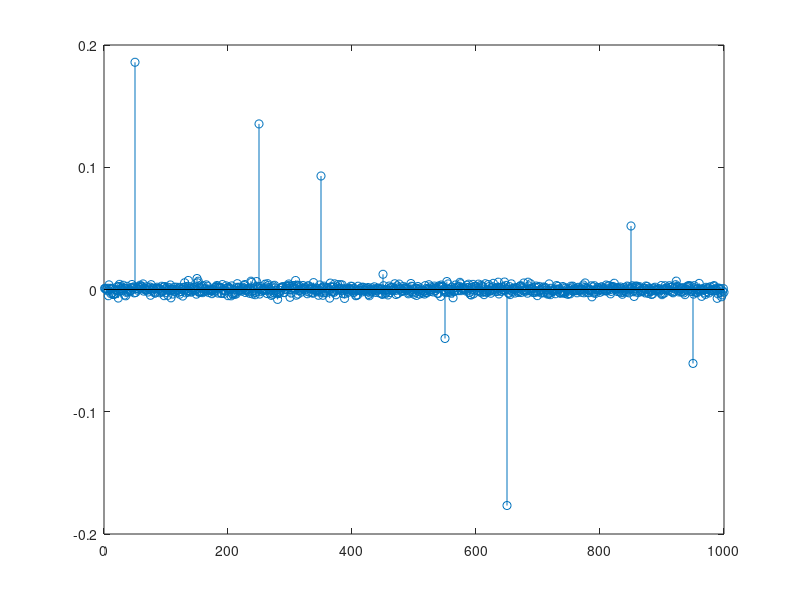
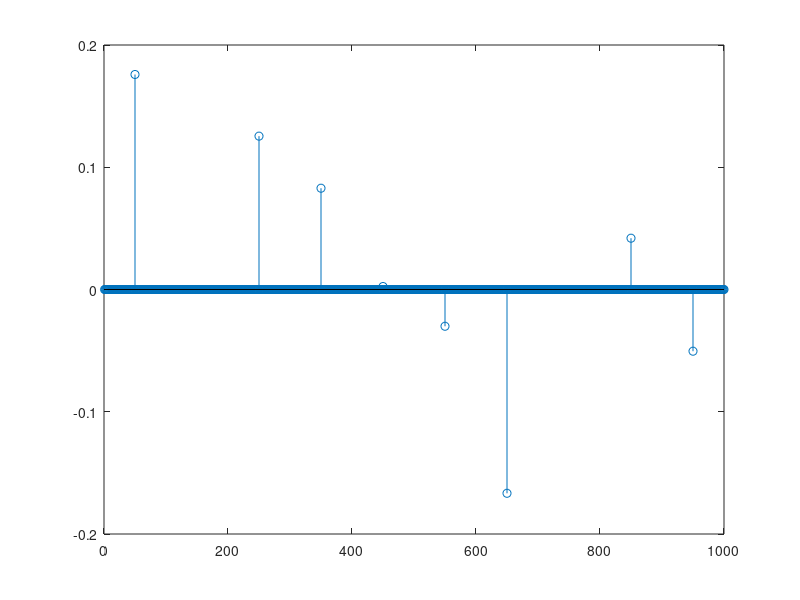

These figures' MATLAB source, in order:
clc;
clear;

sample = zeros(1,1000);
locations = [50,150,250,350,450,550,650,750,850,950]; % 10 locations to be assign numebrs

% assigned random numbers to the 10 locations
for i=1:10
    sample(locations(i)) = normrnd(0,0.1);
end
% assign gaussian noise to all locations
for i=1:1000
    sample(i) = sample(i) + normrnd(0, 0.05^2);
end 

lambda = 0.01; 
x=1:1000;
figure;
stem(x,sample) % plot signal with noise

% denoising using plugging into theta 
for i=1:1000
    sample(i) = max([0, abs(sample(i))-lambda])*sign(sample(i));
end 

% plot signal after denoising
figure
stem(x,sample)